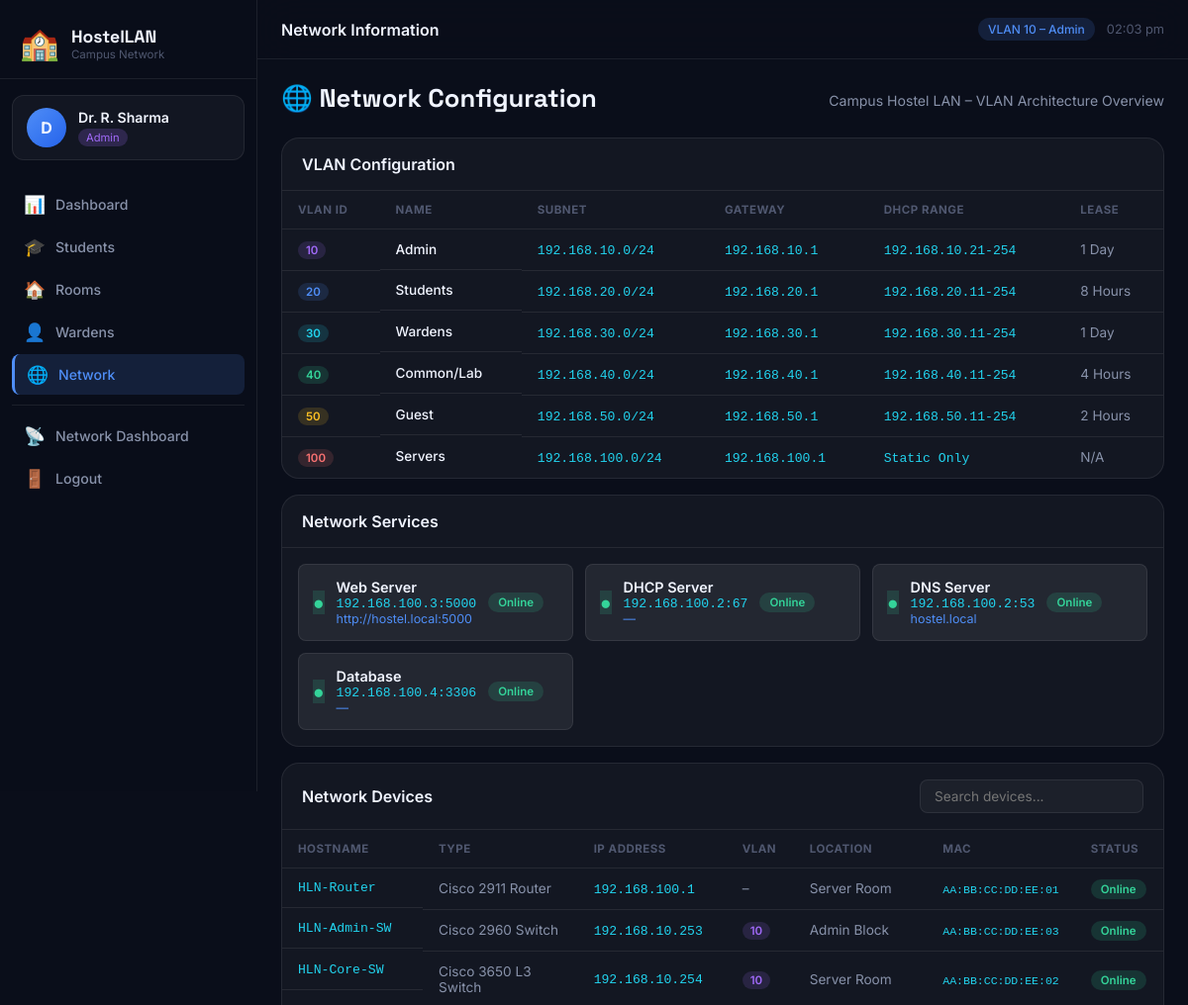
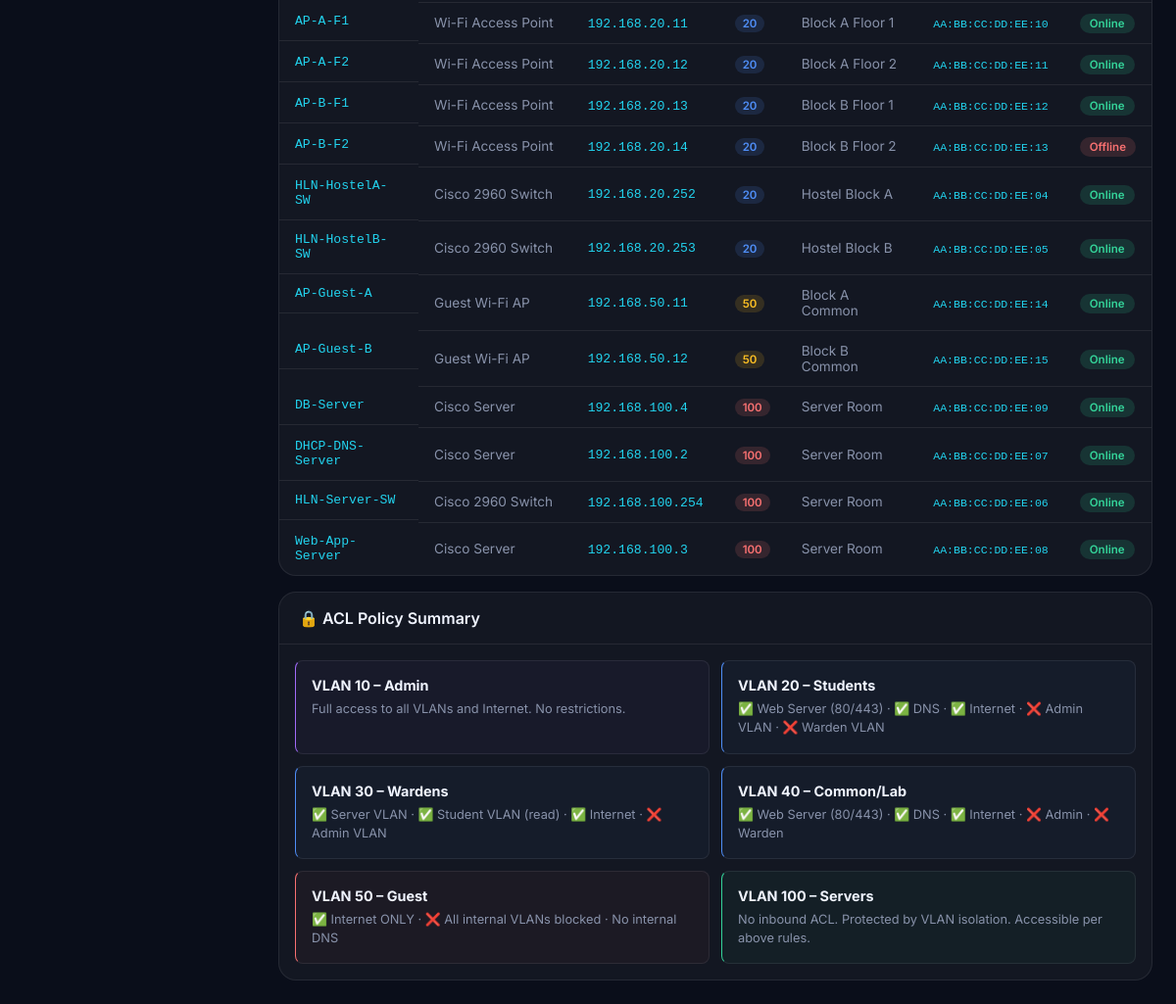
Screenshot of /admin/network (signed in) with the database file from the repository (2 pictures, top to bottom).
### tables this page shows
CREATE TABLE network_devices (
    id          INTEGER PRIMARY KEY AUTOINCREMENT,
    hostname    TEXT NOT NULL,
    device_type TEXT NOT NULL,
    ip_address  TEXT NOT NULL,
    vlan        INTEGER,
    location    TEXT,
    status      TEXT DEFAULT 'Online' CHECK(status IN ('Online','Offline','Maintenance')),
    mac_address TEXT,
    last_seen   DATETIME DEFAULT CURRENT_TIMESTAMP
);

### app.py (the view)
@app.route('/admin/network')
@role_required('admin')
def admin_network():
    devices = query("SELECT * FROM network_devices ORDER BY vlan, hostname")
    vlans = [
        {'id':10,'name':'Admin',      'subnet':'192.168.10.0/24','gateway':'192.168.10.1',
         'dhcp_range':'192.168.10.21-254','lease':'1 Day'},
        {'id':20,'name':'Students',   'subnet':'192.168.20.0/24','gateway':'192.168.20.1',
         'dhcp_range':'192.168.20.11-254','lease':'8 Hours'},
        {'id':30,'name':'Wardens',    'subnet':'192.168.30.0/24','gateway':'192.168.30.1',
         'dhcp_range':'192.168.30.11-254','lease':'1 Day'},
        {'id':40,'name':'Common/Lab', 'subnet':'192.168.40.0/24','gateway':'192.168.40.1',
         'dhcp_range':'192.168.40.11-254','lease':'4 Hours'},
        {'id':50,'name':'Guest',      'subnet':'192.168.50.0/24','gateway':'192.168.50.1',
         'dhcp_range':'192.168.50.11-254','lease':'2 Hours'},
        {'id':100,'name':'Servers',   'subnet':'192.168.100.0/24','gateway':'192.168.100.1',
         'dhcp_range':'Static Only','lease':'N/A'},
    ]
    services = [
        {'name':'Web Server',  'ip':'192.168.100.3','port':5000,'url':'http://hostel.local:5000','status':'Online'},
        {'name':'DHCP Server', 'ip':'192.168.100.2','port':67,  'url':'—','status':'Online'},
        {'name':'DNS Server',  'ip':'192.168.100.2','port':53,  'url':'hostel.local','status':'Online'},
        {'name':'Database',    'ip':'192.168.100.4','port':3306, 'url':'—','status':'Online'},
    ]
    return render_template('admin/network.html',
        devices=devices, vlans=vlans, services=services)

### app.py (called while the page is built)
def get_db():
    db = getattr(g, '_database', None)
    if db is None:
        db = g._database = sqlite3.connect(DB_PATH)
        db.row_factory = sqlite3.Row
        db.execute("PRAGMA foreign_keys = ON")
    return db

def query(sql, args=(), one=False):
    cur = get_db().execute(sql, args)
    rv  = cur.fetchall()
    return (rv[0] if rv else None) if one else rv

def role_required(*roles):
    def decorator(f):
        @wraps(f)
        def decorated(*args, **kwargs):
            if 'user_id' not in session:
                return redirect(url_for('login'))
            if session.get('role') not in roles:
                flash('Access denied.', 'danger')
                return redirect(url_for('dashboard'))
            return f(*args, **kwargs)
        return decorated
    return decorator

@app.context_processor
def inject_globals():
    return dict(now=datetime.now(), session=session)

### templates/admin/network.html (shortened to what this page needs)
{% extends 'base.html' %}
{% block page_title %}Network Information{% endblock %}
{% block content %}
<div class="page-header">
  <h1 class="page-h1">🌐 Network Configuration</h1>
  <p class="page-sub">Campus Hostel LAN – VLAN Architecture Overview</p>
</div>
<div class="card mb-1">
  <div class="card-header"><h2 class="card-title">VLAN Configuration</h2></div>
  <div class="complaints-table-wrap">
    <table class="data-table">
      <thead>
        <tr><th>VLAN ID</th><th>Name</th><th>Subnet</th><th>Gateway</th><th>DHCP Range</th><th>Lease</th></tr>
      </thead>
      <tbody>
        {% for v in vlans %}
        <tr>
          <td><span class="vlan-id-badge vlan-{{ v.id }}">{{ v.id }}</span></td>
          <td class="td-main">{{ v.name }}</td>
          <td><code>{{ v.subnet }}</code></td>
          <td><code>{{ v.gateway }}</code></td>
          <td><code>{{ v.dhcp_range }}</code></td>
          <td>{{ v.lease }}</td>
        </tr>
        {% endfor %}
      </tbody>
    </table>
  </div>
</div>
<div class="card mb-1">
  <div class="card-header"><h2 class="card-title">Network Services</h2></div>
  <div class="services-grid">
    {% for s in services %}
    <div class="service-card">
      <div class="service-status {{ 'status-online' if s.status == 'Online' else 'status-offline' }}">●</div>
      <div class="service-info">
        <div class="service-name">{{ s.name }}</div>
        <div class="service-ip"><code>{{ s.ip }}:{{ s.port }}</code></div>
        <div class="service-url">{{ s.url }}</div>
      </div>
      <span class="status-badge {{ 'status-online' if s.status == 'Online' else 'status-offline' }}">{{ s.status }}</span>
    </div>
    {% endfor %}
  </div>
</div>
<div class="card">
  <div class="card-header">
    <h2 class="card-title">Network Devices</h2>
    <input type="text" id="searchInput" placeholder="Search devices..." class="search-input" oninput="filterTable(this)"/>
  </div>
  <div class="complaints-table-wrap">
    <table class="data-table" id="studentsTable">
      <thead>
        <tr><th>Hostname</th><th>Type</th><th>IP Address</th><th>VLAN</th><th>Location</th><th>MAC</th><th>Status</th></tr>
      </thead>
      <tbody>
        {% for d in devices %}
        <tr>
          <td class="td-main"><code>{{ d.hostname }}</code></td>
          <td>{{ d.device_type }}</td>
          <td><code>{{ d.ip_address }}</code></td>
          <td>{% if d.vlan %}<span class="vlan-id-badge vlan-{{ d.vlan }}">{{ d.vlan }}</span>{% else %}–{% endif %}</td>
          <td>{{ d.location }}</td>
          <td><code class="small-code">{{ d.mac_address }}</code></td>
          <td><span class="status-badge {{ 'status-online' if d.status == 'Online' else 'status-offline' }}">{{ d.status }}</span></td>
        </tr>
        {% endfor %}
      </tbody>
    </table>
  </div>
</div>
<div class="card mt-1">
  <div class="card-header"><h2 class="card-title">🔒 ACL Policy Summary</h2></div>
  <div class="acl-grid">
    <div class="acl-card acl-full">
      <div class="acl-vlan">VLAN 10 – Admin</div>
      <div class="acl-desc">Full access to all VLANs and Internet. No restrictions.</div>
    </div>
    <div class="acl-card acl-partial">
      <div class="acl-vlan">VLAN 20 – Students</div>
      <div class="acl-desc">✅ Web Server (80/443) · ✅ DNS · ✅ Internet · ❌ Admin VLAN · ❌ Warden VLAN</div>
    </div>
    <div class="acl-card acl-partial">
      <div class="acl-vlan">VLAN 30 – Wardens</div>
      <div class="acl-desc">✅ Server VLAN · ✅ Student VLAN (read) · ✅ Internet · ❌ Admin VLAN</div>
    </div>
    <div class="acl-card acl-partial">
      <div class="acl-vlan">VLAN 40 – Common/Lab</div>
      <div class="acl-desc">✅ Web Server (80/443) · ✅ DNS · ✅ Internet · ❌ Admin · ❌ Warden</div>
    </div>
    <div class="acl-card acl-restricted">
      <div class="acl-vlan">VLAN 50 – Guest</div>
      <div class="acl-desc">✅ Internet ONLY · ❌ All internal VLANs blocked · No internal DNS</div>
    </div>
    <div class="acl-card acl-server">
      <div class="acl-vlan">VLAN 100 – Servers</div>
      <div class="acl-desc">No inbound ACL. Protected by VLAN isolation. Accessible per above rules.</div>
    </div>
  </div>
</div>
{% endblock %}

### rows the page displays
network_devices: hostname "HLN-Router", device_type "Cisco 2911 Router", ip_address "192.168.100.1", location "Server Room", mac_address "AA:BB:CC:DD:EE:01", status "Online"
network_devices: hostname "HLN-Admin-SW", device_type "Cisco 2960 Switch", ip_address "192.168.10.253", vlan "10", location "Admin Block", mac_address "AA:BB:CC:DD:EE:03", status "Online"
network_devices: hostname "HLN-Core-SW", device_type "Cisco 3650 L3 Switch", ip_address "192.168.10.254", vlan "10", location "Server Room", mac_address "AA:BB:CC:DD:EE:02", status "Online"
network_devices: hostname "AP-A-F1", device_type "Wi-Fi Access Point", ip_address "192.168.20.11", vlan "20", location "Block A Floor 1", mac_address "AA:BB:CC:DD:EE:10", status "Online"
network_devices: hostname "AP-A-F2", device_type "Wi-Fi Access Point", ip_address "192.168.20.12", vlan "20", location "Block A Floor 2", mac_address "AA:BB:CC:DD:EE:11", status "Online"
network_devices: hostname "AP-B-F1", device_type "Wi-Fi Access Point", ip_address "192.168.20.13", vlan "20", location "Block B Floor 1", mac_address "AA:BB:CC:DD:EE:12", status "Online"
network_devices: hostname "AP-B-F2", device_type "Wi-Fi Access Point", ip_address "192.168.20.14", vlan "20", location "Block B Floor 2", mac_address "AA:BB:CC:DD:EE:13", status "Offline"
network_devices: hostname "HLN-HostelA-SW", device_type "Cisco 2960 Switch", ip_address "192.168.20.252", vlan "20", location "Hostel Block A", mac_address "AA:BB:CC:DD:EE:04", status "Online"
network_devices: hostname "HLN-HostelB-SW", device_type "Cisco 2960 Switch", ip_address "192.168.20.253", vlan "20", location "Hostel Block B", mac_address "AA:BB:CC:DD:EE:05", status "Online"
network_devices: hostname "AP-Guest-A", device_type "Guest Wi-Fi AP", ip_address "192.168.50.11", vlan "50", location "Block A Common", mac_address "AA:BB:CC:DD:EE:14", status "Online"
network_devices: hostname "AP-Guest-B", device_type "Guest Wi-Fi AP", ip_address "192.168.50.12", vlan "50", location "Block B Common", mac_address "AA:BB:CC:DD:EE:15", status "Online"
network_devices: hostname "DB-Server", device_type "Cisco Server", ip_address "192.168.100.4", vlan "100", location "Server Room", mac_address "AA:BB:CC:DD:EE:09", status "Online"
network_devices: hostname "DHCP-DNS-Server", device_type "Cisco Server", ip_address "192.168.100.2", vlan "100", location "Server Room", mac_address "AA:BB:CC:DD:EE:07", status "Online"
network_devices: hostname "HLN-Server-SW", device_type "Cisco 2960 Switch", ip_address "192.168.100.254", vlan "100", location "Server Room", mac_address "AA:BB:CC:DD:EE:06", status "Online"
network_devices: hostname "Web-App-Server", device_type "Cisco Server", ip_address "192.168.100.3", vlan "100", location "Server Room", mac_address "AA:BB:CC:DD:EE:08", status "Online"

### other values shown
{{ session.full_name[0].upper() }} "D"
{{ session.full_name }} "Dr. R. Sharma"
{{ session.role|capitalize }} "Admin"
{{ v.id }} "10" "20" "30" "40" "50" "100"
{{ v.name }} "Admin" "Students" "Wardens" "Common/Lab" "Guest" "Servers"
{{ v.subnet }} "192.168.10.0/24" "192.168.20.0/24" "192.168.30.0/24" "192.168.40.0/24" "192.168.50.0/24" "192.168.100.0/24"
{{ v.gateway }} "192.168.10.1" "192.168.20.1" "192.168.30.1" "192.168.40.1" "192.168.50.1" "192.168.100.1"
{{ v.dhcp_range }} "192.168.10.21-254" "192.168.20.11-254" "192.168.30.11-254" "192.168.40.11-254" "192.168.50.11-254" "Static Only"
{{ v.lease }} "1 Day" "8 Hours" "1 Day" "4 Hours" "2 Hours" "N/A"
{{ s.name }} "Web Server" "DHCP Server" "DNS Server" "Database"
{{ s.ip }} "192.168.100.3" "192.168.100.2" "192.168.100.2" "192.168.100.4"
{{ s.port }} "5000" "67" "53" "3306"
{{ s.url }} "http://hostel.local:5000" "—" "hostel.local" "—"
{{ s.status }} "Online" "Online" "Online" "Online"
